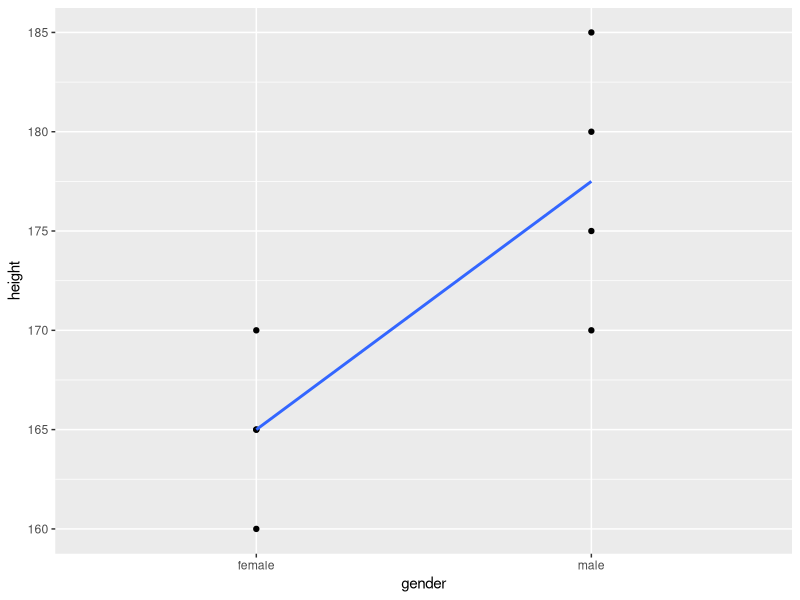

Recreate this plot in R.
library(tidyverse)
library(lme4)
library(emmeans)

# Is height predicted by gender?
# Create gender_height_data
subject <- seq(1:8)
gender <- factor(c(rep("male", 4), rep("female", 4)))
height <- c(170, 180, 175, 185, 160, 170, 165, 165)
gender_height_data <- tibble(subject, gender, height)

# fit a linear model where gender is used to predict height
height_model <- lm(height ~ gender, data = gender_height_data)
summary(height_model)

gender_height_data %>%
  ggplot(aes(x = gender, y = height, group = 1)) +
  geom_point() +
  geom_smooth(method = "lm", se = FALSE)

# Is height predicted by age?
# create age_height_data
age <- c(22, 21, 19, 23, 15, 17, 16, 17)
age_height_data <- tibble(subject, age, height)

age_model <- lm(height ~ age, data = age_height_data)
summary(age_model)
